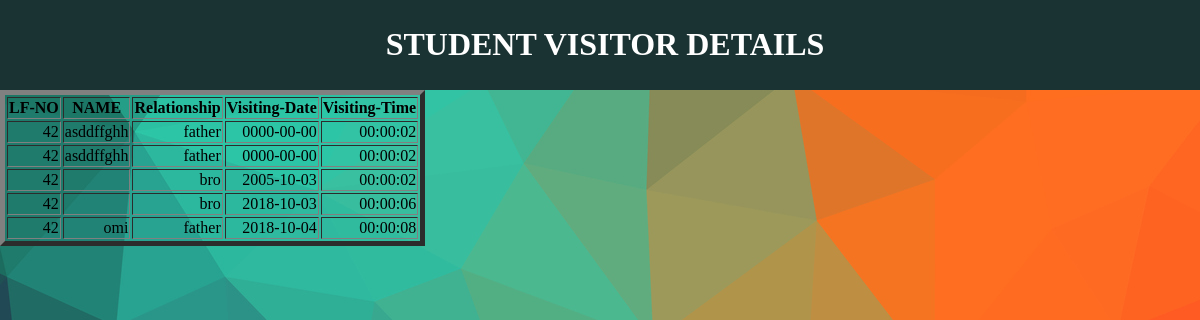
The page /vishnudisplayvis.php on the database its author committed.
### tables this page shows
CREATE TABLE `visitor` (
  `vlfno` int(5) NOT NULL,
  `lfno` int(5) NOT NULL,
  `vname` varchar(20) DEFAULT NULL,
  `relation` varchar(20) DEFAULT NULL,
  `v_date` date NOT NULL,
  `visiting_time` time DEFAULT NULL
);

### vishnudisplayvis.php (the view, shortened to what this page needs)
<!DOCTYPE html>
<head>
  <link rel="stylesheet" type="text/css" href="style.css"/>
</head>
<body>
<div class="header">
    <h1> STUDENT VISITOR DETAILS</h1>
</div>
<div class="col-sm-12 col-md-5">
</div
$myText
<?php
session_start();
$db = mysqli_connect("localhost","root","","hotelmanage");
if (!$db){
	die("can not connet : " . mysqli_error());
}
$sql ="select * from visitor";
$myData = mysqli_query($db,$sql);
echo "<center><table border=5>
<tr>
<th>LF-NO</th>
<th>NAME</th>
<th>Relationship</th>
<th>Visiting-Date</th>
<th>Visiting-Time</th>
</tr></center>";
while($record = mysqli_fetch_array($myData)){
	echo "<tr>";
	echo "<td>" . $record['lfno'] . "</td>";
	echo "<td>" . $record['vname'] . "</td>";
	echo "<td>" . $record['relation'] . "</td>";
	echo "<td>" . $record['v_date'] . "</td>";
	echo "<td>" . $record['visiting_time'] . "</td>";
    echo "</tr>";
}
echo"</table>";
?>
</body>
</html>

### style.css (style rules this page uses)
body { padding:0px; margin:0px; background: white url("back.jpg"); font-family: 'Satisfy', cursive; }
.header { background-color:#1A3333; color:white; text-align:center; top:0px; width:100%; padding:5px; }
td { text-align:right; }

### rows shown on the page
visitor: lfno "42", vname "asddffghh", relation "father", v_date "0000-00-00", visiting_time "00:00:02"
visitor: lfno "42", vname "asddffghh", relation "father", v_date "0000-00-00", visiting_time "00:00:02"
visitor: lfno "42", relation "bro", v_date "2005-10-03", visiting_time "00:00:02"
visitor: lfno "42", relation "bro", v_date "2018-10-03", visiting_time "00:00:06"
visitor: lfno "42", vname "omi", relation "father", v_date "2018-10-04", visiting_time "00:00:08"
